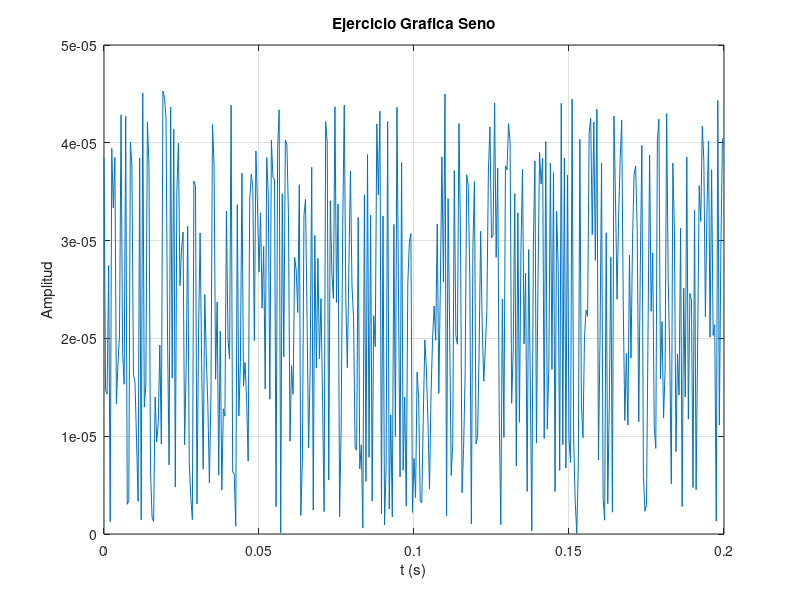

This figure's MATLAB source:
%Ejercicio gráfica de ruido


% Genero parametros de simulacion
  % Genero parametros de simulacion
  fs = 2000;          % Frecuencia de muestreo
  t_dur = 0.2;         % Duración de la simulación en segundos
  N1 = fs*t_dur;       % Cantidad de muestras
  n1 = 0:N1-1;         % Ancho de muestreo
  t1 = n1/fs;          % tiempo en base a la frecuencia de muestreo


 Grafica = rand(1, N1)*e^-10; % Hago random de una fila y de N1 muestras, luego lo atenuo.


 % Ploteo gráfica
 plot(t1, Grafica)
  xlabel('t (s)')
  ylabel('Amplitud')
  title(['Ejercicio Grafica Seno'])
  grid on
